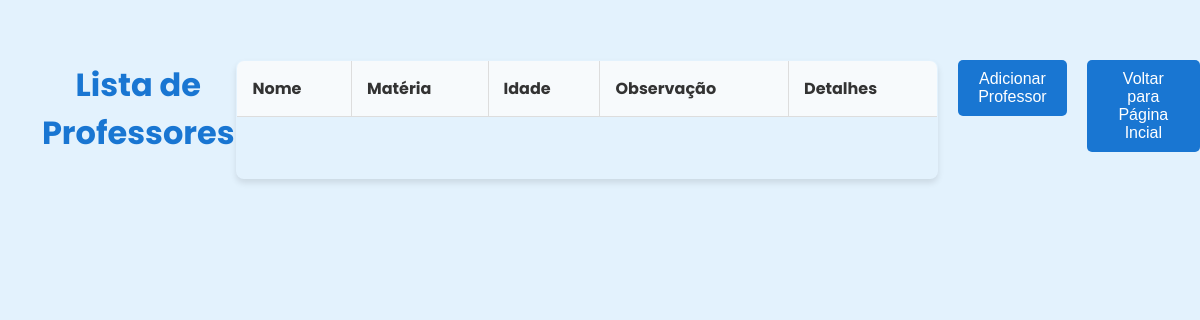
Before: /professores with the older database file.
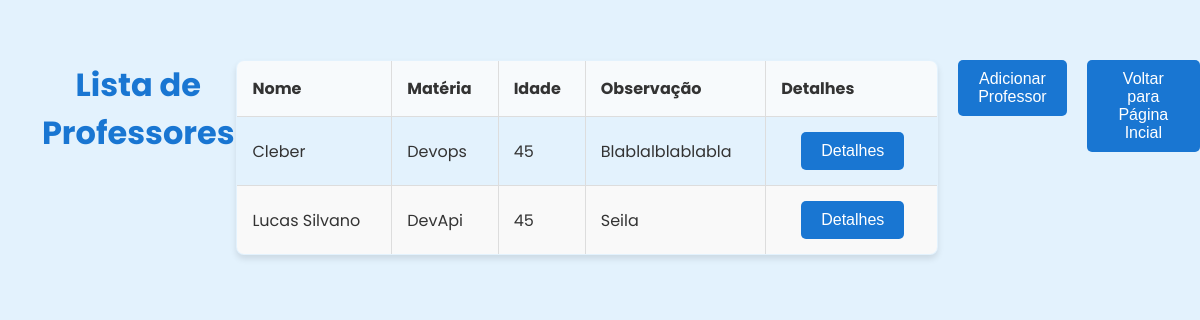
After: the same page with the newer database file.
### model/model_profs.py (models this page shows, shortened)
class Professor(db.Model):
    __tablename__ = 'professores'
    id = db.Column(db.Integer, primary_key=True)
    nome = db.Column(db.String(80))
    idade = db.Column(db.Integer)
    materia = db.Column(db.String(30))
    observacao = db.Column(db.String(30))
    def to_dict(self):
        return {
            "id": self.id,
            "nome": self.nome,
            "materia": self.materia,
            "idade": self.idade,
            "observacao": self.observacao,
        }

### routes/profs_routes.py (the view)
@professores_blueprint.route('/professores', methods=['GET'])
def get_professores():
    profs = lista_profs()
    return render_template("profs.html", profs=profs)

### model/model_profs.py (called while the page is built)
def lista_profs():
    professores = Professor.query.all()
    return [professor.to_dict() for professor in professores]

### templates/profs.html (shortened to what this page needs)
<!DOCTYPE html>
<html lang="pt-BR">
<head>
</head>
<body>
    <div class="container">
        <h1>Lista de Professores</h1>
        <table>
            <thead>
                <tr>
                    <th>Nome</th>
                    <th>Matéria</th>
                    <th>Idade</th>
                    <th>Observação</th>
                    <th>Detalhes</th>
                </tr>
            </thead>
            <tbody>
                {% for prof in profs %}
                <tr>
                    <td>{{ prof.nome }}</td>
                    <td>{{ prof.materia }}</td>
                    <td>{{ prof.idade }}</td>
                    <td>{{ prof.observacao }}</td>
                    <td>
                        <a href="{{ url_for('professores.get_professorPorId', id_prof=prof.id) }}">
                            <button>Detalhes</button>
                        </a>
                    </td>
                </tr>
                {% endfor %}
            </tbody>
        </table>
        <div>
            <a href="{{ url_for('professores.adicionar_prof_page',) }}">
                <button>Adicionar Professor</button>
            </a>
            <a href="{{ url_for('/.pagina_inicial',) }}">
                <button>Voltar para Página Incial</button>
            </a>
        </div>
    </div>
</body>
</html>

Changed rows visible on the page:
added Professor: nome "Cleber", materia "Devops", idade "45", observacao "Blablalblablabla"
added Professor: nome "Lucas Silvano", materia "DevApi", idade "45", observacao "Seila"
